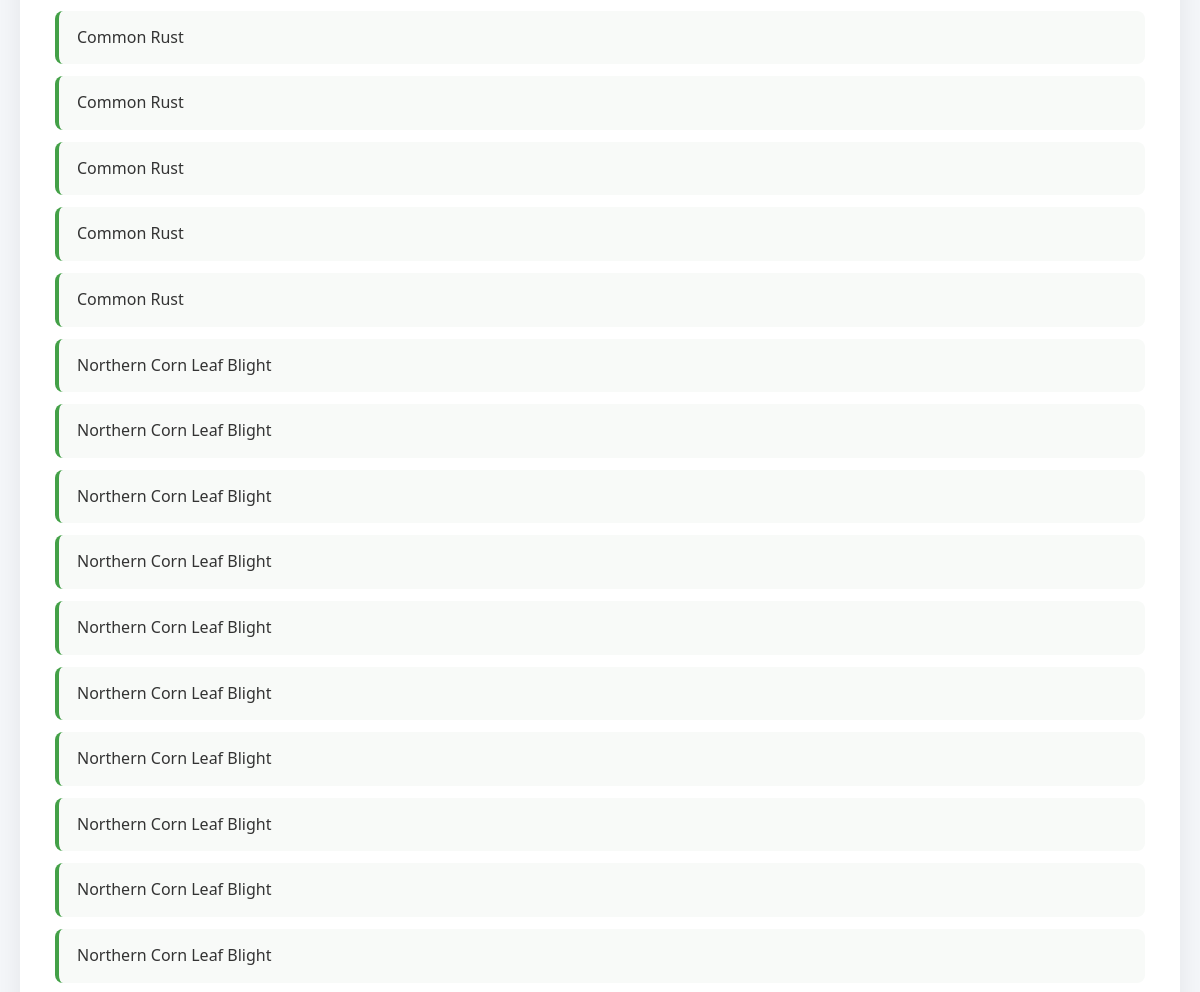
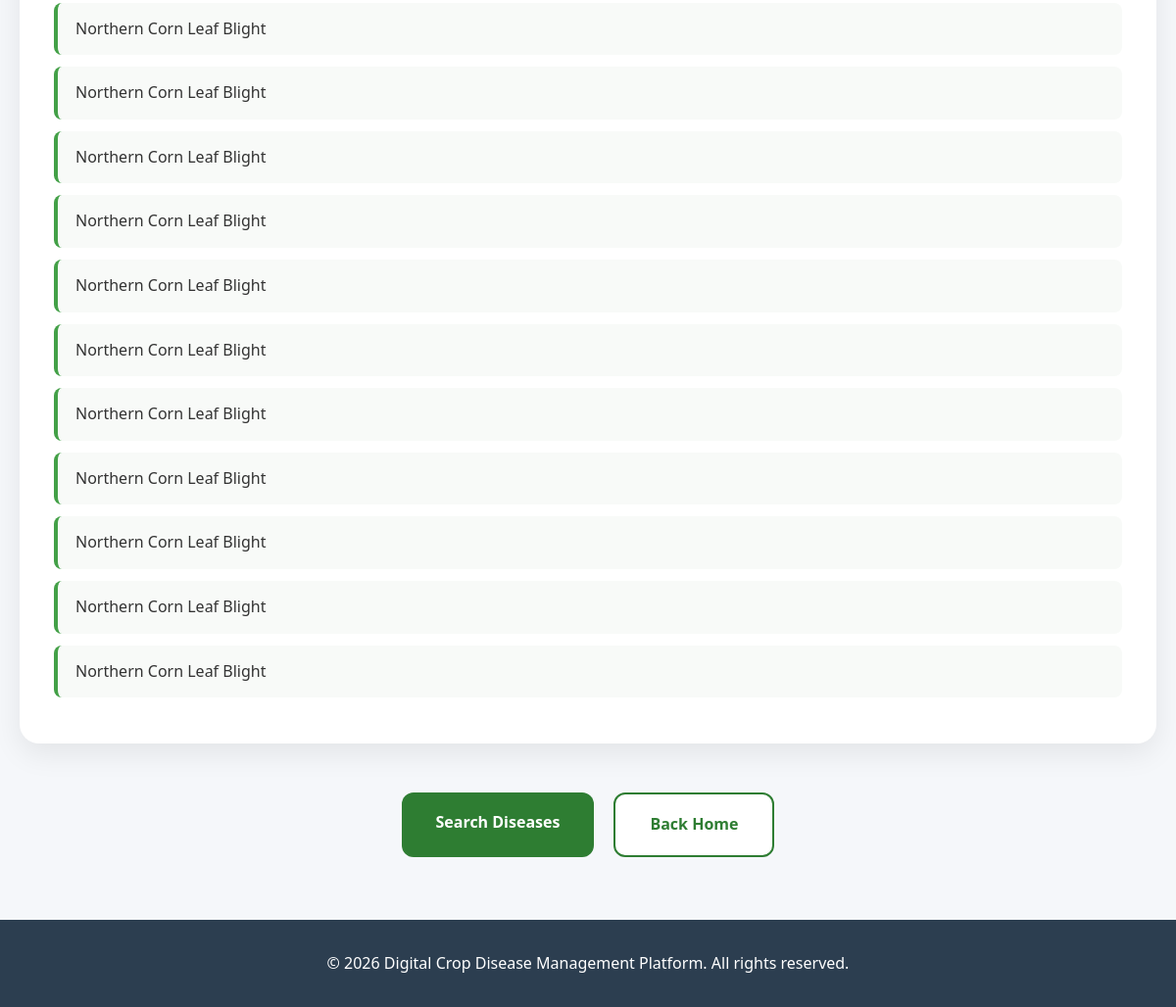
The app's page /crop/4 (signed in, lower part), older data (2 pictures, top to bottom).
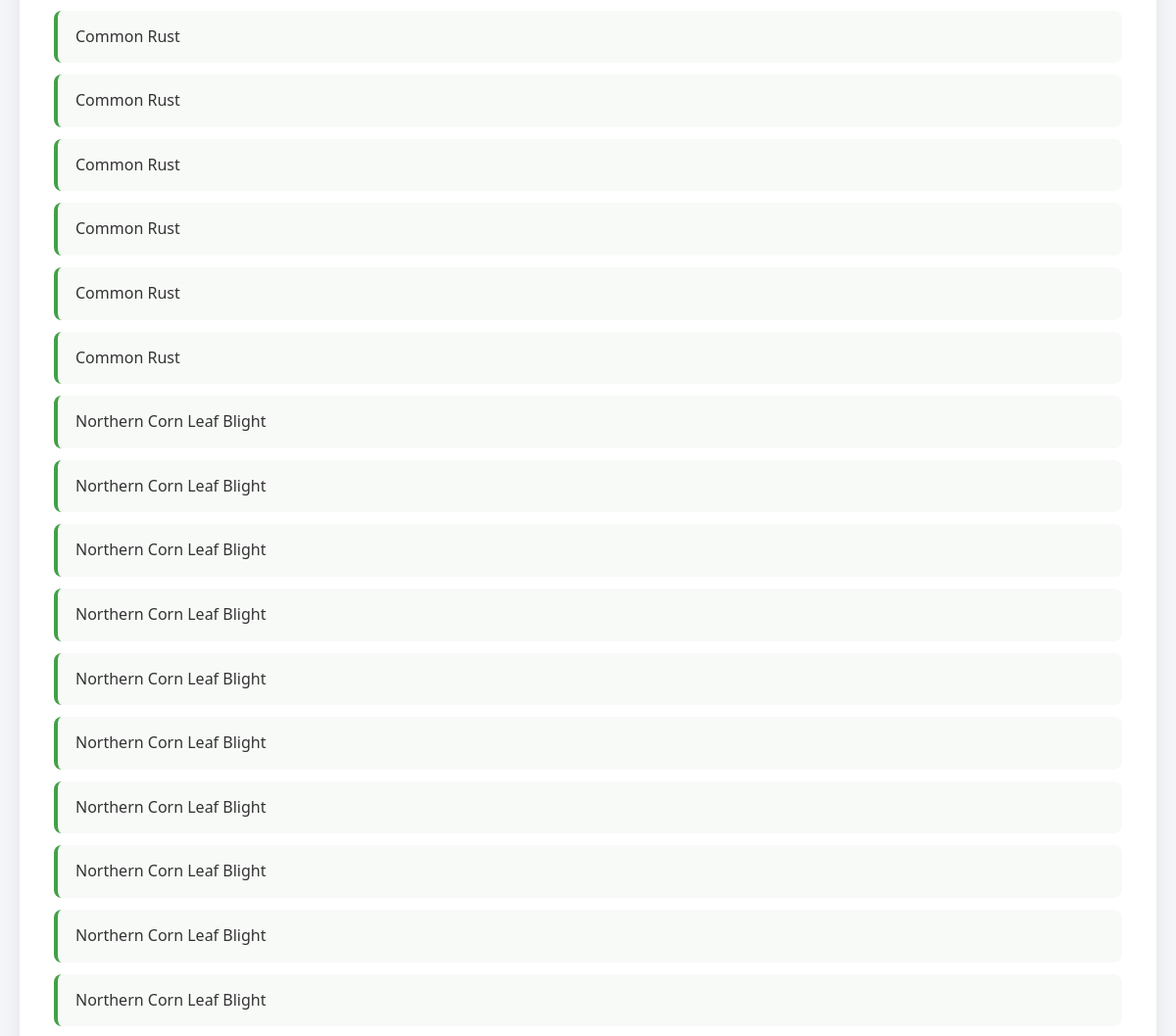
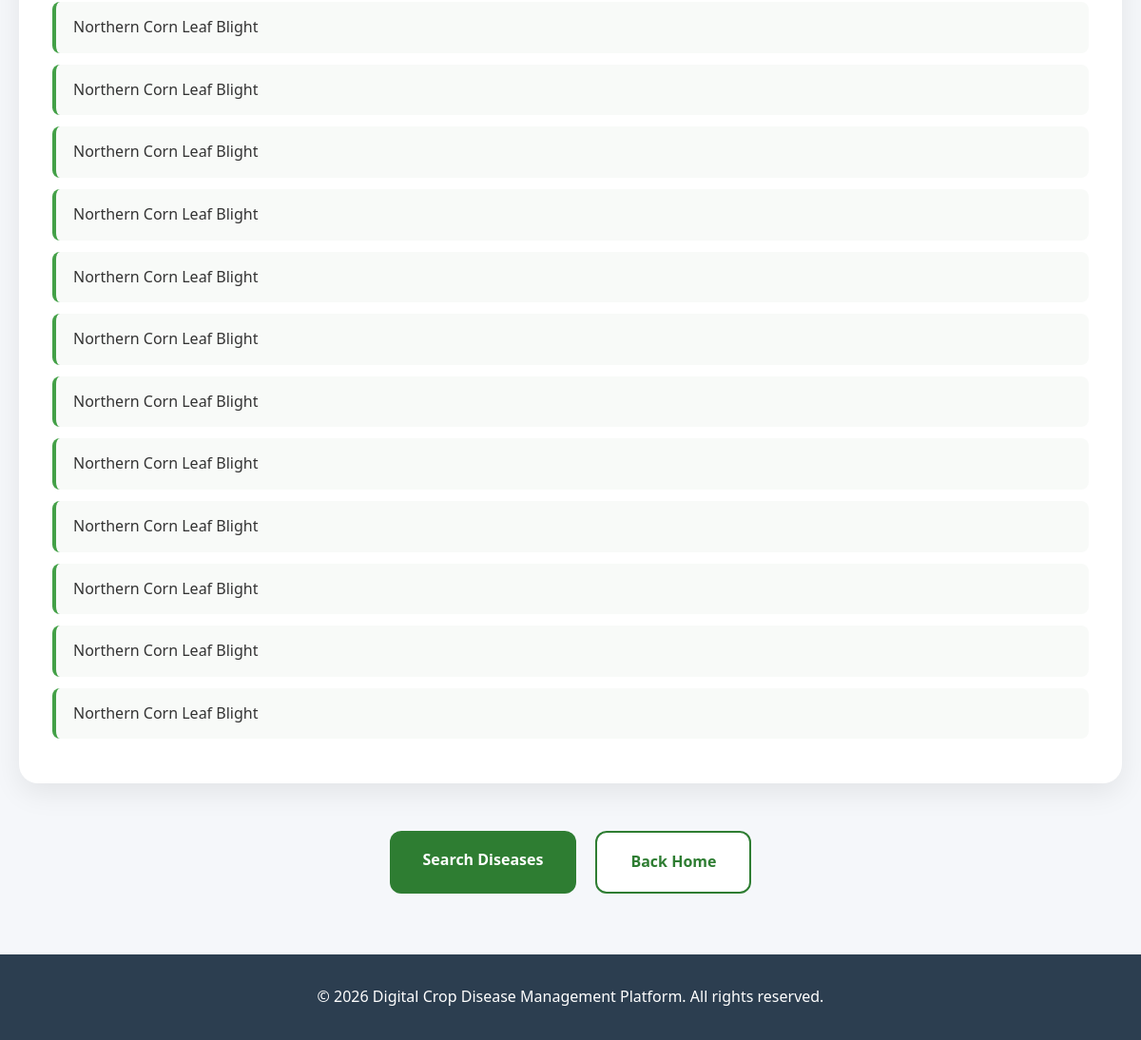
The same page, newer data (2 pictures, top to bottom).
### tables this page shows
CREATE TABLE diseases (
        id INTEGER PRIMARY KEY AUTOINCREMENT,
        crop_id INTEGER,
        name TEXT,
        symptoms TEXT,
        cause TEXT,
        treatment TEXT,
        prevention TEXT,
        severity TEXT
    );

### app.py (the view)
@app.route("/crop/<int:crop_id>")
def crop_details(crop_id):
    conn = get_db()
    crop = conn.execute("""
        SELECT
            name,
            description,
            scientific_name,
            climate,
            temperature,
            rainfall,
            soil,
            soil_ph,
            season,
            sowing_time,
            harvesting_time,
            fertilizer,
            uses,
            prevention
        FROM crops
        WHERE id = ?
    """, (crop_id,)).fetchone()
    diseases = conn.execute("""
        SELECT name
        FROM diseases
        WHERE crop_id = ?
        ORDER BY name
    """, (crop_id,)).fetchall()
    conn.close()
    if not crop:
        return "Crop not found", 404
    return render_template(
        "crop_details.html",
        crop=crop,
        diseases=diseases
    )

### app.py (called while the page is built)
def get_db():
    conn = sqlite3.connect(app.config["DATABASE"])
    conn.row_factory = sqlite3.Row
    return conn

@app.before_request
def auth():
    if request.endpoint not in ["login", "register", "static"] and "user_id" not in session:
        return redirect(url_for("login"))

### templates/crop_details.html (shortened to what this page needs)
{% extends "base.html" %}
{% block content %}
<section class="crop-page">
    <div class="content-card">
        {% if diseases %}
        <ul class="disease-list">
            {% for disease in diseases %}
            <li>{{ disease[0] }}</li>
            {% endfor %}
        </ul>
        {% else %}
        <p>No diseases available.</p>
        {% endif %}
    </div>
    <div class="crop-actions">
        <a href="{{ url_for('search') }}" class="btn-green">
            Search Diseases
        </a>
        <a href="{{ url_for('index') }}" class="btn-outline">
            Back Home
        </a>
    </div>
</section>
{% endblock %}

### templates/base.html (shortened to what this page needs)
<!DOCTYPE html>
<html lang="en">
<head>
    <link rel="stylesheet" href="{{ url_for('static', filename='css/style.css') }}">
</head>
<body>
    <main class="container">
        {% block content %}{% endblock %}
    </main>
    <footer class="footer">
        <p>&copy; 2026 Digital Crop Disease Management Platform. All rights reserved.</p>
    </footer>
</body>
</html>

### static/css/style.css (style rules this page uses)
* { margin: 0; padding: 0; box-sizing: border-box; }
:root { --primary-color: #2ecc71; --secondary-color: #3498db; --danger-color: #e74c3c; --warning-color: #f39c12; --dark-color: #2c3e50; --light-color: #ecf0f1; --border-radius: 8px; --transition: all 0.3s ease; }
body { font-family: 'Segoe UI', Tahoma, Geneva, Verdana, sans-serif; line-height: 1.6; color: #333; background-color: #f5f7fa; }
.container { max-width: 1200px; margin: 0 auto; padding: 0 20px; }
.footer { background-color: var(--dark-color); color: white; text-align: center; padding: 2rem; margin-top: 4rem; }
.btn-green { background:#16a34a; color:white; padding:18px 35px; border-radius:12px; font-weight:600; text-decoration:none; transition:.3s; }
.btn-green { background:#2E7D32; color:white; padding:18px 35px; border-radius:12px; text-decoration:none; font-weight:600; }
.btn-outline { border:2px solid #2E7D32; color:#2E7D32; background:white; padding:18px 35px; border-radius:12px; text-decoration:none; font-weight:600; }
.crop-page { max-width:1200px; margin:50px auto; }
.content-card { background:white; border-radius:20px; padding:35px; margin-bottom:30px; box-shadow:0 10px 30px rgba(0,0,0,.08); }
.disease-list { list-style:none; padding:0; }
.disease-list li { padding:14px 18px; margin-bottom:12px; background:#f8faf8; border-left:4px solid #43A047; border-radius:8px; font-size:16px; }
.crop-actions { display:flex; justify-content:center; gap:20px; margin-top:50px; margin-bottom:40px; }

Row changes from the older to the newer data that the page shows:
added diseases: name "Common Rust"
added diseases: name "Northern Corn Leaf Blight"
